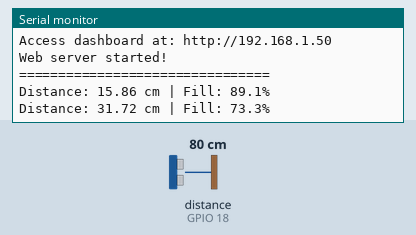
Bench run of a program on a simulated ESP32. Parts: the last lines printed to the serial monitor. Wiring (inferred from the names in the program): ultrasonic range finder: trigger GPIO 5; echo GPIO 18. The inputs (shaded band) are chosen by the test bench; at power-on: distance to the obstacle (sensor on GPIO 18) 80 cm. The echo pulse lasts 58.3 µs per cm; WiFi joins after 1.5 s; servers stay silent unless stated.

Above: at 2.7 s.
2.8 s: distance to the obstacle (sensor on GPIO 18) set to 2 cm
At 4.1 s:
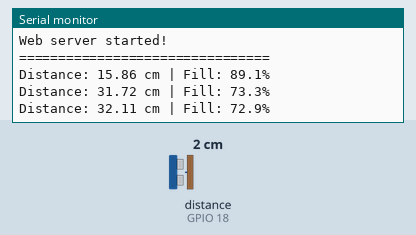
4.3 s: distance to the obstacle (sensor on GPIO 18) set to 4 cm
At 5.2 s:
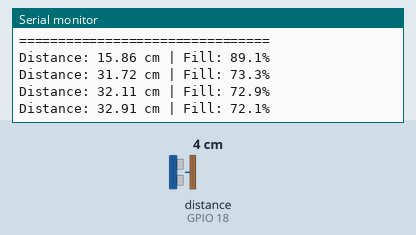
Timing chart, 0 to 7.3 s (numbered marks = the images above; inputs shaded):
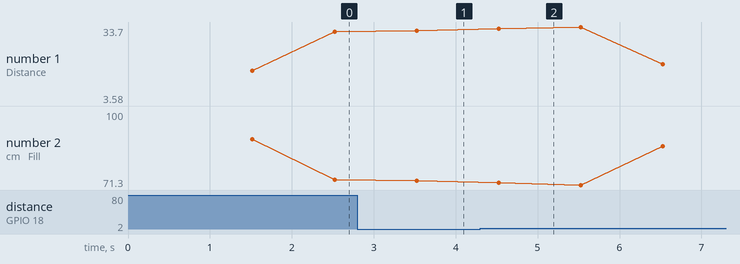

The program:

main.cpp
```cpp
#include <Arduino.h>
#include <WiFi.h>
#include <WebServer.h>
#include <ArduinoJson.h>

// WiFi credentials - UPDATE THESE WITH YOUR NETWORK DETAILS
const char* ssid = "AK's Weapon";
const char* password = "1122334455";

// Ultrasonic sensor pins
#define TRIG_PIN 5
#define ECHO_PIN 18

// Bin dimensions (in cm) - UPDATE THESE TO MATCH YOUR BIN
#define BIN_HEIGHT 100.0  // Total height of your bin in cm
#define SENSOR_OFFSET 5.0 // Distance from sensor to bin top in cm

// Web server on port 80
WebServer server(80);

long duration;
float distance;
float fillPercentage;

// Variables to store readings for averaging
const int numReadings = 5;
float readings[numReadings];
int readIndex = 0;
float total = 0;
float average = 0;

// Function to get distance reading
float getDistance() {
  digitalWrite(TRIG_PIN, LOW);
  delayMicroseconds(2);

  digitalWrite(TRIG_PIN, HIGH);
  delayMicroseconds(10);
  digitalWrite(TRIG_PIN, LOW);

  duration = pulseIn(ECHO_PIN, HIGH, 30000);
  float dist = duration * 0.034 / 2;

  return dist;
}

// Function to calculate fill percentage
float calculateFillPercentage(float dist) {
  if (dist == 0 || dist > BIN_HEIGHT + SENSOR_OFFSET) {
    return 0.0;  // Out of range or error
  }

  // Calculate empty space from sensor
  float emptySpace = dist - SENSOR_OFFSET;

  // Calculate fill percentage
  float fillPct = ((BIN_HEIGHT - emptySpace) / BIN_HEIGHT) * 100.0;

  // Constrain between 0 and 100
  if (fillPct < 0) fillPct = 0;
  if (fillPct > 100) fillPct = 100;

  return fillPct;
}

// Handle root request - serves the dashboard HTML
void handleRoot() {
  String html = R"rawliteral(
<!DOCTYPE html>
<html>
<head>
    <meta charset="UTF-8">
    <meta name="viewport" content="width=device-width, initial-scale=1.0">
    <title>EmptyBin Monitor</title>
    <style>
        * {
            margin: 0;
            padding: 0;
            box-sizing: border-box;
        }

        body {
            font-family: -apple-system, BlinkMacSystemFont, 'Segoe UI', system-ui, sans-serif;
            background: linear-gradient(135deg, #667eea 0%, #764ba2 100%);
            min-height: 100vh;
            display: flex;
            justify-content: center;
            align-items: center;
            padding: 20px;
        }

        .container {
            background: rgba(255, 255, 255, 0.95);
            border-radius: 24px;
            padding: 40px;
            box-shadow: 0 20px 60px rgba(0, 0, 0, 0.3);
            max-width: 500px;
            width: 100%;
        }

        h1 {
            color: #2d3748;
            font-size: 32px;
            margin-bottom: 10px;
            text-align: center;
        }

        .subtitle {
            color: #718096;
            text-align: center;
            margin-bottom: 40px;
            font-size: 14px;
        }

        .bin-container {
            position: relative;
            width: 200px;
            height: 300px;
            margin: 0 auto 30px;
            background: #f7fafc;
            border: 4px solid #4a5568;
            border-radius: 12px;
            overflow: hidden;
        }

        .bin-fill {
            position: absolute;
            bottom: 0;
            width: 100%;
            background: linear-gradient(180deg, #48bb78 0%, #38a169 100%);
            transition: height 0.5s ease-out, background 0.5s ease-out;
            display: flex;
            align-items: center;
            justify-content: center;
            color: white;
            font-weight: bold;
            font-size: 24px;
        }

        .stats {
            display: grid;
            grid-template-columns: 1fr 1fr;
            gap: 15px;
            margin-top: 30px;
        }

        .stat-card {
            background: #f7fafc;
            padding: 20px;
            border-radius: 12px;
            text-align: center;
        }

        .stat-label {
            color: #718096;
            font-size: 12px;
            text-transform: uppercase;
            margin-bottom: 8px;
            font-weight: 600;
            letter-spacing: 0.5px;
        }

        .stat-value {
            color: #2d3748;
            font-size: 24px;
            font-weight: bold;
        }

        .status {
            text-align: center;
            margin-top: 20px;
            padding: 12px;
            border-radius: 8px;
            font-weight: 600;
        }

        .status.ok {
            background: #c6f6d5;
            color: #22543d;
        }

        .status.warning {
            background: #feebc8;
            color: #7c2d12;
        }

        .status.full {
            background: #fed7d7;
            color: #742a2a;
        }

        .last-update {
            text-align: center;
            color: #a0aec0;
            font-size: 12px;
            margin-top: 20px;
        }
    </style>
</head>
<body>
    <div class="container">
        <h1>🗑️ EmptyBin Monitor</h1>
        <p class="subtitle">Real-time waste bin level tracking</p>

        <div class="bin-container">
            <div class="bin-fill" id="binFill">
                <span id="percentage">0%</span>
            </div>
        </div>

        <div class="stats">
            <div class="stat-card">
                <div class="stat-label">Fill Level</div>
                <div class="stat-value" id="fillValue">0%</div>
            </div>
            <div class="stat-card">
                <div class="stat-label">Distance</div>
                <div class="stat-value" id="distValue">-- cm</div>
            </div>
        </div>

        <div class="status ok" id="status">Loading...</div>

        <div class="last-update" id="lastUpdate">Connecting...</div>
    </div>

    <script>
        function updateData() {
            fetch('/data')
                .then(response => response.json())
                .then(data => {
                    const fillPct = Math.round(data.fillPercentage);
                    const distance = data.distance.toFixed(2);

                    // Update bin visualization
                    document.getElementById('binFill').style.height = fillPct + '%';
                    document.getElementById('percentage').textContent = fillPct + '%';

                    // Update stats
                    document.getElementById('fillValue').textContent = fillPct + '%';
                    document.getElementById('distValue').textContent = distance + ' cm';

                    // Update status
                    const statusDiv = document.getElementById('status');
                    if (fillPct < 60) {
                        statusDiv.className = 'status ok';
                        statusDiv.textContent = '✓ Bin has plenty of space';
                    } else if (fillPct < 85) {
                        statusDiv.className = 'status warning';
                        statusDiv.textContent = '⚠ Bin getting full - consider emptying soon';
                    } else {
                        statusDiv.className = 'status full';
                        statusDiv.textContent = '⚠ Bin nearly full - empty immediately!';
                    }

                    // Update bin fill color based on level
                    const binFill = document.getElementById('binFill');
                    if (fillPct < 60) {
                        binFill.style.background = 'linear-gradient(180deg, #48bb78 0%, #38a169 100%)';
                    } else if (fillPct < 85) {
                        binFill.style.background = 'linear-gradient(180deg, #ecc94b 0%, #d69e2e 100%)';
                    } else {
                        binFill.style.background = 'linear-gradient(180deg, #fc8181 0%, #f56565 100%)';
                    }

                    // Update last update time
                    const now = new Date();
                    document.getElementById('lastUpdate').textContent =
                        'Last updated: ' + now.toLocaleTimeString();
                })
                .catch(error => {
                    console.error('Error fetching data:', error);
                    document.getElementById('status').textContent = '⚠ Connection error';
                });
        }

        // Update every 2 seconds
        updateData();
        setInterval(updateData, 2000);
    </script>
</body>
</html>
)rawliteral";

  server.send(200, "text/html", html);
}

// Handle data request - returns JSON with sensor data
void handleData() {
  // Get current distance
  distance = getDistance();

  // Calculate fill percentage
  fillPercentage = calculateFillPercentage(distance);

  // Create JSON response
  StaticJsonDocument<200> doc;
  doc["distance"] = distance;
  doc["fillPercentage"] = fillPercentage;
  doc["timestamp"] = millis();

  String response;
  serializeJson(doc, response);

  server.send(200, "application/json", response);
}

void setup() {
  Serial.begin(115200);

  // Setup sensor pins
  pinMode(TRIG_PIN, OUTPUT);
  pinMode(ECHO_PIN, INPUT);

  // Initialize readings array
  for (int i = 0; i < numReadings; i++) {
    readings[i] = 0;
  }

  Serial.println("\n\nEmptyBin Monitor Starting...");
  Serial.println("================================");

  // Connect to WiFi
  Serial.print("Connecting to WiFi: ");
  Serial.println(ssid);

  WiFi.begin(ssid, password);

  int attempts = 0;
  while (WiFi.status() != WL_CONNECTED && attempts < 30) {
    delay(500);
    Serial.print(".");
    attempts++;
  }

  if (WiFi.status() == WL_CONNECTED) {
    Serial.println("\n✓ WiFi Connected!");
    Serial.print("IP Address: ");
    Serial.println(WiFi.localIP());
    Serial.print("Access dashboard at: http://");
    Serial.println(WiFi.localIP());
  } else {
    Serial.println("\n✗ WiFi Connection Failed!");
    Serial.println("Please check your credentials and try again.");
  }

  // Setup web server routes
  server.on("/", handleRoot);
  server.on("/data", handleData);

  // Start server
  server.begin();
  Serial.println("Web server started!");
  Serial.println("================================\n");
}

void loop() {
  // Handle web server requests
  server.handleClient();

  // Get distance reading
  distance = getDistance();

  // Smooth the readings using moving average
  total = total - readings[readIndex];
  readings[readIndex] = distance;
  total = total + readings[readIndex];
  readIndex = (readIndex + 1) % numReadings;
  average = total / numReadings;

  // Calculate fill percentage
  fillPercentage = calculateFillPercentage(average);

  // Print to serial monitor
  if (distance == 0) {
    Serial.println("Out of range");
  } else {
    Serial.print("Distance: ");
    Serial.print(average, 2);
    Serial.print(" cm | Fill: ");
    Serial.print(fillPercentage, 1);
    Serial.println("%");
  }

  delay(1000);
}
```

Measured:
- after the input at 2.8 s, the serial monitor: prints a new line after 0.72 s (image 1)
- plotted number 1: 31.72 → 32.11 after the input at 2.8 s, 32.11 → 3.98 after the input at 4.3 s
- plotted number 2: 73.3 → 72.9 after the input at 2.8 s
